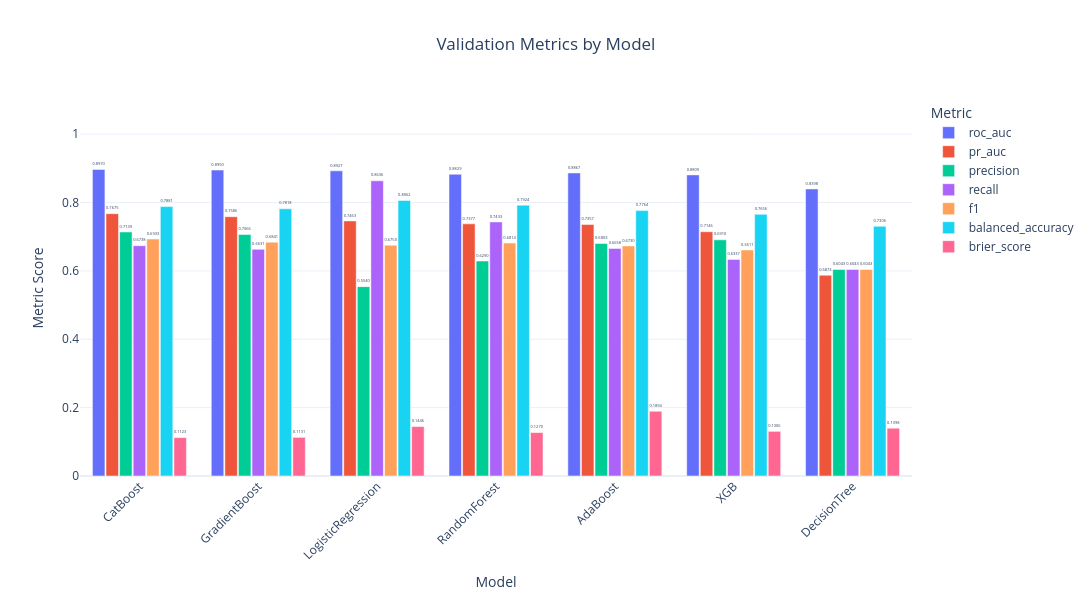

Source (notebook cell):
### Markdown cell above
Among the baseline models, CatBoost and Gradient Boosting provide the strongest overall discrimination, while Logistic Regression remains competitive and more interpretable. Logistic Regression achieves high recall but lower precision, whereas CatBoost offers a more balanced trade-off and stronger probability quality based on Brier score.

### Code cell
metrics = [
    'roc_auc',
    'pr_auc',
    'precision',
    'recall',
    'f1',
    'balanced_accuracy',
    'brier_score'
]

val_plot = val_results_df.melt(
    id_vars='model',
    value_vars=metrics,
    var_name='metric',
    value_name='score'
)

fig = px.bar(
    val_plot,
    x='model',
    y='score',
    color='metric',
    barmode='group',
    text='score',
    title='Validation Metrics by Model',
    labels={
        'model': 'Model',
        'score': 'Metric Score',
        'metric': 'Metric'
    }
)

fig.update_traces(
    texttemplate='%{text:.4f}',
    textposition='outside',
    cliponaxis=False
)

fig.update_layout(
    template='plotly_white',
    width=1200,
    height=600,
    xaxis_tickangle=-45,
    yaxis_range=[0, 1.1],
    legend_title='Metric',
    bargap=0.2,
    title_x=0.5,
    bargroupgap=0.08
)

fig.show()

### Figure 1 — Plotly figure (JSON) as saved in the notebook; plotly's stock layout.template omitted (floating-point values rounded to 4 significant figures)
{"data": [{"alignmentgroup": "True", "cliponaxis": false, "hovertemplate": "Metric=roc_auc<br>Model=%{x}<br>Metric Score=%{text}<extra></extra>", "legendgroup": "roc_auc", "marker": {"color": "#636efa", "pattern": {"shape": ""}}, "name": "roc_auc", "offsetgroup": "roc_auc", "orientation": "v", "showlegend": true, "text": [0.897, 0.895, 0.8927, 0.8829, 0.8867, 0.8809, 0.8398], "textposition": "outside", "texttemplate": "%{text:.4f}", "type": "bar", "x": ["CatBoost", "GradientBoost", "LogisticRegression", "RandomForest", "AdaBoost", "XGB", "DecisionTree"], "xaxis": "x", "y": [0.897, 0.895, 0.8927, 0.8829, 0.8867, 0.8809, 0.8398], "yaxis": "y"}, {"alignmentgroup": "True", "cliponaxis": false, "hovertemplate": "Metric=pr_auc<br>Model=%{x}<br>Metric Score=%{text}<extra></extra>", "legendgroup": "pr_auc", "marker": {"color": "#EF553B", "pattern": {"shape": ""}}, "name": "pr_auc", "offsetgroup": "pr_auc", "orientation": "v", "showlegend": true, "text": [0.7675, 0.7586, 0.7463, 0.7377, 0.7357, 0.7146, 0.5873], "textposition": "outside", "texttemplate": "%{text:.4f}", "type": "bar", "x": ["CatBoost", "GradientBoost", "LogisticRegression", "RandomForest", "AdaBoost", "XGB", "DecisionTree"], "xaxis": "x", "y": [0.7675, 0.7586, 0.7463, 0.7377, 0.7357, 0.7146, 0.5873], "yaxis": "y"}, {"alignmentgroup": "True", "cliponaxis": false, "hovertemplate": "Metric=precision<br>Model=%{x}<br>Metric Score=%{text}<extra></extra>", "legendgroup": "precision", "marker": {"color": "#00cc96", "pattern": {"shape": ""}}, "name": "precision", "offsetgroup": "precision", "orientation": "v", "showlegend": true, "text": [0.7139, 0.7066, 0.554, 0.629, 0.6803, 0.691, 0.6043], "textposition": "outside", "texttemplate": "%{text:.4f}", "type": "bar", "x": ["CatBoost", "GradientBoost", "LogisticRegression", "RandomForest", "AdaBoost", "XGB", "DecisionTree"], "xaxis": "x", "y": [0.7139, 0.7066, 0.554, 0.629, 0.6803, 0.691, 0.6043], "yaxis": "y"}, {"alignmentgroup": "True", "cliponaxis": false, "hovertemplate": "Metric=recall<br>Model=%{x}<br>Metric Score=%{text}<extra></extra>", "legendgroup": "recall", "marker": {"color": "#ab63fa", "pattern": {"shape": ""}}, "name": "recall", "offsetgroup": "recall", "orientation": "v", "showlegend": true, "text": [0.6738, 0.6631, 0.8636, 0.7433, 0.6658, 0.6337, 0.6043], "textposition": "outside", "texttemplate": "%{text:.4f}", "type": "bar", "x": ["CatBoost", "GradientBoost", "LogisticRegression", "RandomForest", "AdaBoost", "XGB", "DecisionTree"], "xaxis": "x", "y": [0.6738, 0.6631, 0.8636, 0.7433, 0.6658, 0.6337, 0.6043], "yaxis": "y"}, {"alignmentgroup": "True", "cliponaxis": false, "hovertemplate": "Metric=f1<br>Model=%{x}<br>Metric Score=%{text}<extra></extra>", "legendgroup": "f1", "marker": {"color": "#FFA15A", "pattern": {"shape": ""}}, "name": "f1", "offsetgroup": "f1", "orientation": "v", "showlegend": true, "text": [0.6933, 0.6841, 0.675, 0.6814, 0.673, 0.6611, 0.6043], "textposition": "outside", "texttemplate": "%{text:.4f}", "type": "bar", "x": ["CatBoost", "GradientBoost", "LogisticRegression", "RandomForest", "AdaBoost", "XGB", "DecisionTree"], "xaxis": "x", "y": [0.6933, 0.6841, 0.675, 0.6814, 0.673, 0.6611, 0.6043], "yaxis": "y"}, {"alignmentgroup": "True", "cliponaxis": false, "hovertemplate": "Metric=balanced_accuracy<br>Model=%{x}<br>Metric Score=%{text}<extra></extra>", "legendgroup": "balanced_accuracy", "marker": {"color": "#19d3f3", "pattern": {"shape": ""}}, "name": "balanced_accuracy", "offsetgroup": "balanced_accuracy", "orientation": "v", "showlegend": true, "text": [0.7881, 0.7818, 0.8062, 0.7924, 0.7764, 0.7656, 0.7306], "textposition": "outside", "texttemplate": "%{text:.4f}", "type": "bar", "x": ["CatBoost", "GradientBoost", "LogisticRegression", "RandomForest", "AdaBoost", "XGB", "DecisionTree"], "xaxis": "x", "y": [0.7881, 0.7818, 0.8062, 0.7924, 0.7764, 0.7656, 0.7306], "yaxis": "y"}, {"alignmentgroup": "True", "cliponaxis": false, "hovertemplate": "Metric=brier_score<br>Model=%{x}<br>Metric Score=%{text}<extra></extra>", "legendgroup": "brier_score", "marker": {"color": "#FF6692", "pattern": {"shape": ""}}, "name": "brier_score", "offsetgroup": "brier_score", "orientation": "v", "showlegend": true, "text": [0.1123, 0.1131, 0.1446, 0.127, 0.1894, 0.1306, 0.1398], "textposition": "outside", "texttemplate": "%{text:.4f}", "type": "bar", "x": ["CatBoost", "GradientBoost", "LogisticRegression", "RandomForest", "AdaBoost", "XGB", "DecisionTree"], "xaxis": "x", "y": [0.1123, 0.1131, 0.1446, 0.127, 0.1894, 0.1306, 0.1398], "yaxis": "y"}], "layout": {"bargap": 0.2, "bargroupgap": 0.08, "barmode": "group", "height": 600, "legend": {"title": {"text": "Metric"}, "tracegroupgap": 0}, "title": {"text": "Validation Metrics by Model", "x": 0.5}, "width": 1200, "xaxis": {"anchor": "y", "domain": [0, 1], "tickangle": -45, "title": {"text": "Model"}}, "yaxis": {"anchor": "x", "domain": [0, 1], "range": [0, 1.1], "title": {"text": "Metric Score"}}}}
